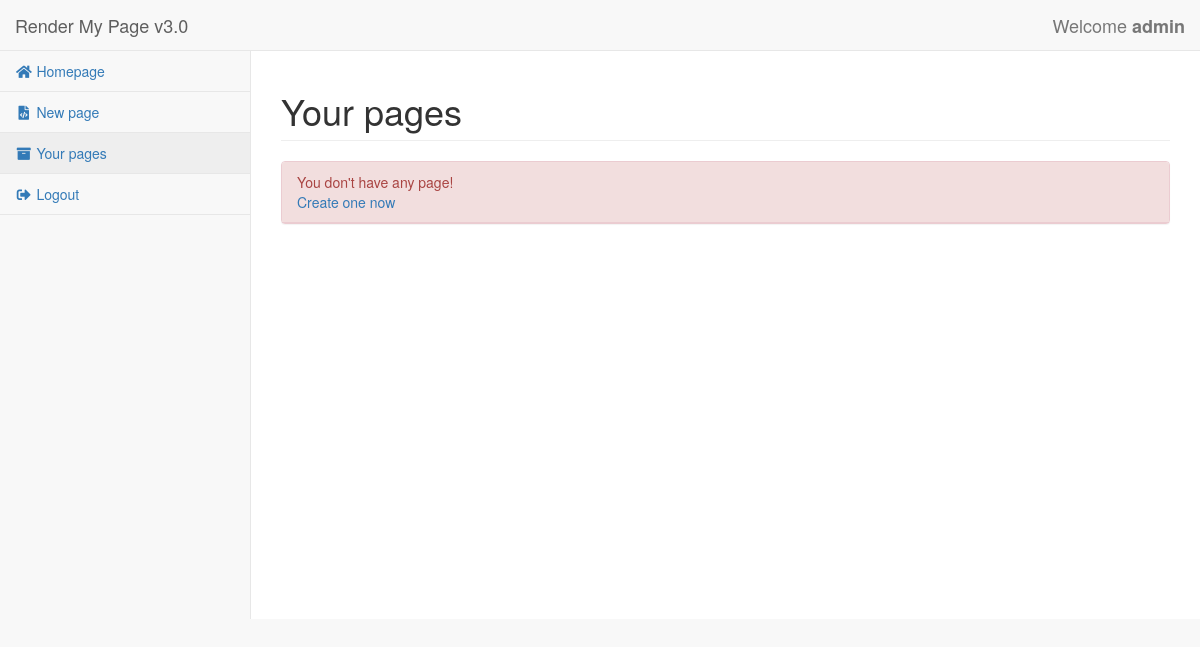
The app's page /web/src/your_pages.php (signed in), older data.
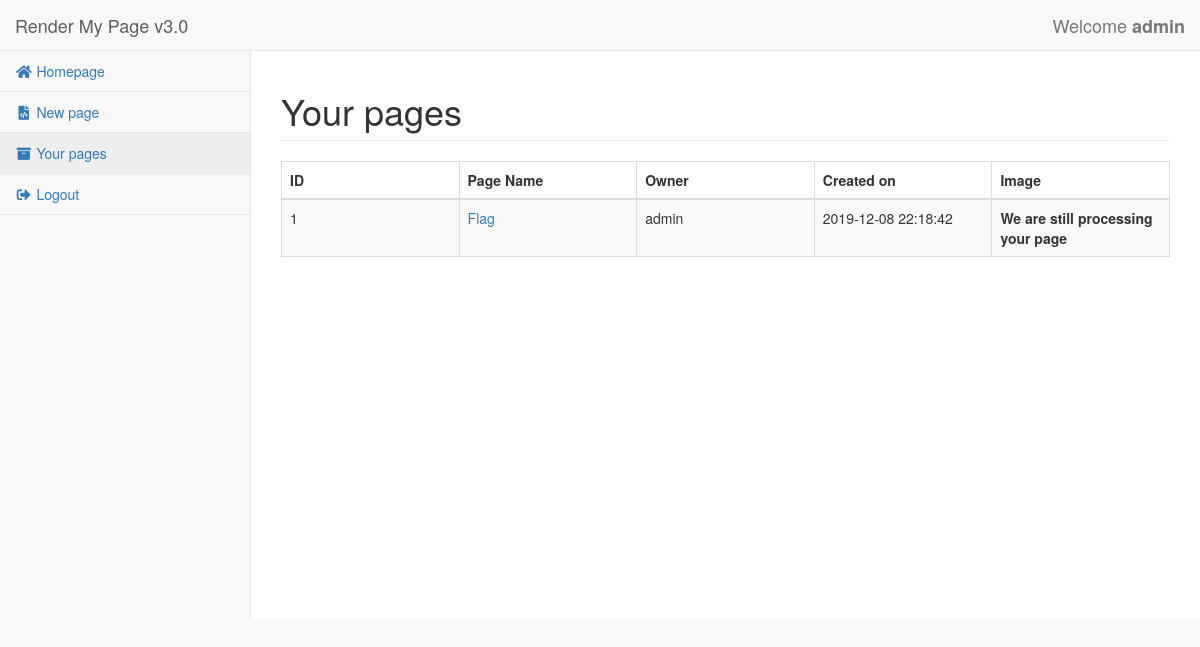
The same page, newer data.
### tables this page shows
CREATE TABLE `users` (
  `id` int(11) NOT NULL,
  `username` varchar(32) NOT NULL,
  `password` varchar(255) NOT NULL,
  `rank` int(11) NOT NULL DEFAULT '0'
);

CREATE TABLE `pages` (
  `id` int(11) NOT NULL,
  `user_id` int(11) NOT NULL,
  `name` varchar(128) NOT NULL,
  `content` text NOT NULL,
  `created` datetime NOT NULL DEFAULT CURRENT_TIMESTAMP,
  `image` TEXT NULL,
  `processed` BOOLEAN NOT NULL DEFAULT FALSE
);

### web/src/includes/config.php (called while the page is built, shortened)
<?php
$site_name = "Render My Page";
$site_version = "v3.0";

### web/src/includes/login_manager.php (called while the page is built, shortened)
<?php
require_once('config.php');
function get_user_data()
{
    $db = new mysqli($GLOBALS['db_host'], $GLOBALS['db_user'], $GLOBALS['db_pass'], $GLOBALS['db_name']);
    if($user_stmt = $db->prepare("SELECT * FROM users WHERE id = ?"))
    {
        $user_stmt->bind_param("i", $_SESSION['userID']);
        $user_stmt->execute();
        $user_result = $user_stmt->get_result();
        $user_row = $user_result->fetch_assoc();
        return $user_row;
    }
    return null;
}

### web/src/your_pages.php (the view, shortened to what this page needs)
<?php
require_once('includes/login_manager.php');
$user_data = get_user_data();
$db = new mysqli($GLOBALS['db_host'], $GLOBALS['db_user'], $GLOBALS['db_pass'], $GLOBALS['db_name']);
$pages = $db->query("SELECT pages.*, users.username FROM pages JOIN users ON pages.user_id = users.id WHERE pages.user_id = ".intval($user_data['id']));
?>
<?php include('includes/template_header.php'); ?>
<div id="page-wrapper">
    <div class="row">
        <div class="col-lg-12">
            <h1 class="page-header">Your pages</h1>
        </div>
    </div>
    <?php if($pages->num_rows <= 0): ?>
        <div class="row">
            <div class="col-lg-12">
                <div class="panel panel-danger">
                    <div class="panel-heading">
                        You don't have any page!<br>
                        <a href="new_page.php">Create one now</a>
                    </div>
                </div>
            </div>
        </div>
    <?php else: ?>
        <div class="row">
            <div class="col-lg-12">
                <div class="table-responsive">
                    <table class="table table-striped table-bordered table-hover">
                        <thead>
                        <tr>
                            <th class="col-md-2">ID</th>
                            <th class="col-md-2">Page Name</th>
                            <th class="col-md-2">Owner</th>
                            <th class="col-md-2">Created on</th>
                            <th class="col-md-2">Image</th>
                        </tr>
                        </thead>
                        <tbody>
                            <?php
                            while ($page_row = $pages->fetch_assoc()) {
                                $id = $page_row['id'];
                                $name = htmlspecialchars($page_row['name']);
                                $created = $page_row['created'];
                                $owner = htmlspecialchars($page_row['username']);
                                $processed = $page_row['processed'];
                            ?>
                                <tr>
                                    <td><?= $id ?></td>
                                    <td><a href="page.php?id=<?= $id ?>"><?= $name ?></a></td>
                                    <td><?= $owner ?></td>
                                    <td><?= $created ?></td>
                                    <td>
                                        <?php if(!$processed): ?>
                                            <b>We are still processing your page</b>
                                        <?php endif; ?>
                                    </td>
                                </tr>
                            <?php
                            }
                            ?>
                        </tbody>
                    </table>
                </div>
            </div>
        </div>
    <?php endif; ?>
</div>
<?php include('includes/template_footer.php'); ?>

### web/src/includes/template_header.php (shortened to what this page needs)
<!DOCTYPE html>
<html lang="en">
<head>
    <link href="vendor/bootstrap/css/bootstrap.min.css" rel="stylesheet">
    <link href="vendor/metisMenu/metisMenu.min.css" rel="stylesheet">
    <link href="dist/css/sb-admin-2.css" rel="stylesheet">
    <link href="vendor/morrisjs/morris.css" rel="stylesheet">
    <link href="vendor/font-awesome/css/all.min.css" rel="stylesheet" type="text/css">
</head>
<body>
<div id="wrapper">
    <nav class="navbar navbar-default navbar-static-top" role="navigation" style="margin-bottom: 0">
        <div class="navbar-header">
            <a class="navbar-brand" href="index.php"><?= $site_name ?> <?= $site_version ?></a>
        </div>
        <div class="navbar-brand" style="float: right">
            Welcome <b><?= htmlspecialchars($user_data['username']); ?></b>
        </div>
        <div class="navbar-default sidebar" role="navigation">
            <div class="sidebar-nav navbar-collapse">
                <ul class="nav" id="side-menu">
                    <li>
                        <a href="index.php"><i class="fas fa-home fa-fw"></i> Homepage</a>
                    </li>
                    <li>
                        <a href="new_page.php"><i class="fas fa-file-code fa-fw"></i> New page</a>
                    </li>
                    <li>
                        <a href="your_pages.php"><i class="fas fa-archive fa-fw"></i> Your pages</a>
                    </li>
                    <li>
                        <a href="logout.php"><i class="fas fa-sign-out-alt fa-fw"></i> Logout</a>
                    </li>
                </ul>
            </div>
        </div>
    </nav>

### web/src/includes/template_footer.php (shortened to what this page needs)
</div>
</body>
</html>

Row changes from the older to the newer data that the page shows:
added pages: id "1", name "Flag", user.username "admin", created "2019-12-08 22:18:42", processed "We are still processing your page"
Text that changed along with them:
text no longer shown: "You don't have any page! Create one now"
text now shown: "ID Page Name Owner Created on Image"
